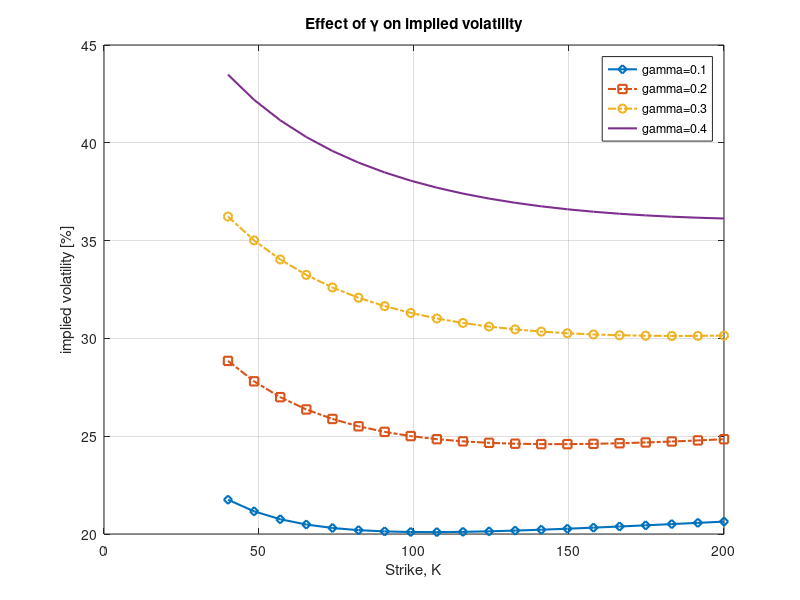
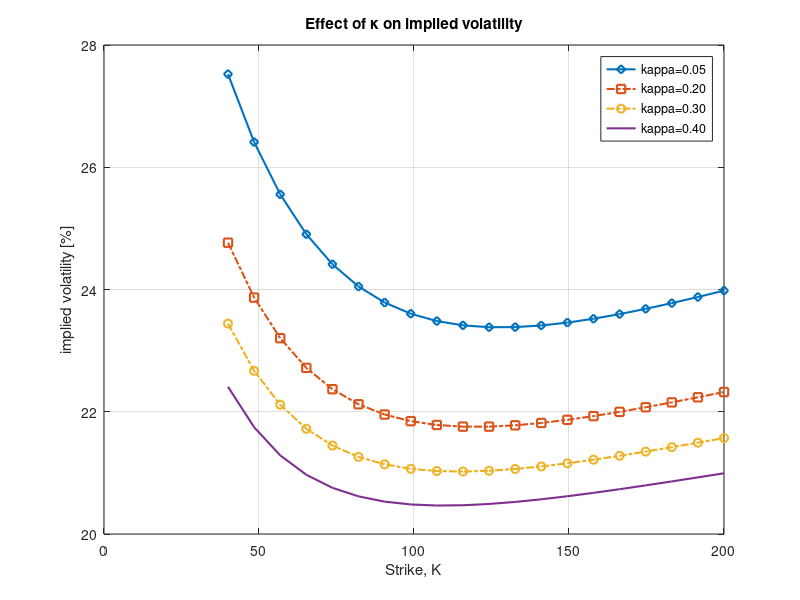
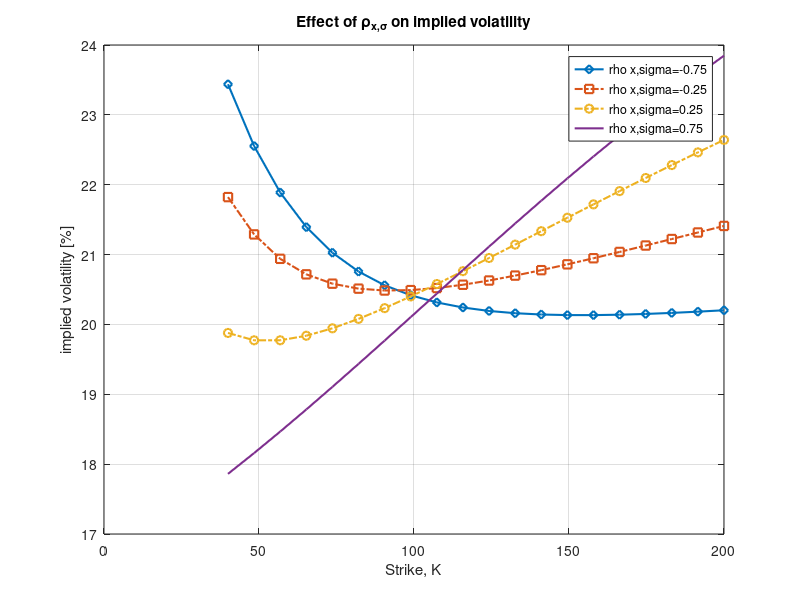
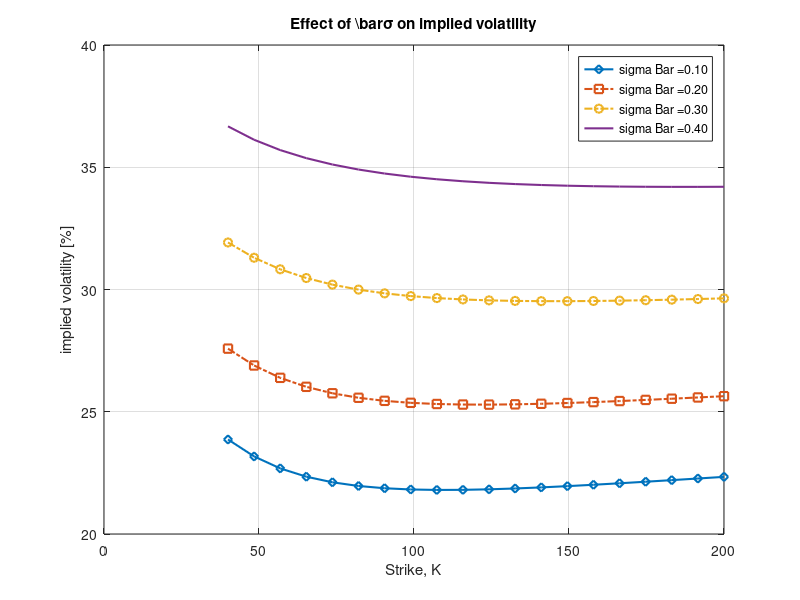

These figures' MATLAB source, in order:
function SZHW_ImpliedVolatilities
clc;clf;close all;

% HW model parameter settings

lambda = 0.425;
eta    = 0.1;
S0     = 100;
T      = 5.0;
    
% The SZHW model

sigma0  = 0.1;
gamma   = 0.11; 
Rrsigma = 0.32;
Rxsigma = -0.42;
Rxr     = 0.3;
kappa   = 0.4;
sigmabar= 0.05;

% Strike price range

K  = linspace(40,200,20)'; 
CP = 'c';

% We define a ZCB curve (obtained from the market)

P0T = @(T) exp(-0.025*T); 
frwdStock = S0 / P0T(T); 

% Settings for the COS method

N = 2000;
L = 10;

% Effect of gamma

gammaV = [0.1, 0.2, 0.3, 0.4];
ivM = zeros(length(K),length(gammaV));
argLegend = cell(4,1);
idx = 1;
for i=1:length(gammaV)
    gammaTemp = gammaV(i);

    % Compute ChF for the SZHW model

    cf = @(u)ChFSZHW(u,P0T,T,kappa, sigmabar,gammaTemp,lambda,eta,Rxsigma,Rxr,Rrsigma,sigma0);

    % The COS method

    valCOS    = CallPutOptionPriceCOSMthd_StochIR(cf,CP,S0,T,K,N,L,P0T(T));
    valCOSFrwd = valCOS / P0T(T);     
    for j = 1:length(K)
        ivM(j,i) = ImpliedVolatilityBlack76(CP,valCOSFrwd(j),K(j),T,frwdStock,0.3)*100;
    end
    argLegend{idx} = sprintf('gamma=%.1f',gammaTemp);
    idx = idx + 1;
end
MakeFigure(K, ivM,argLegend,'Effect of \gamma on implied volatility')

% Effect of kappa

kappaV = [0.05, 0.2, 0.3, 0.4];
ivM = zeros(length(K),length(kappaV));
argLegend = cell(4,1);
idx = 1;
for i=1:length(kappaV)
    kappaTemp = kappaV(i);

    % Compute ChF for the SZHW model

    cf = @(u)ChFSZHW(u,P0T,T,kappaTemp, sigmabar,gamma,lambda,eta,Rxsigma,Rxr,Rrsigma,sigma0);

    % The COS method

    valCOS    = CallPutOptionPriceCOSMthd_StochIR(cf,CP,S0,T,K,N,L,P0T(T));
    valCOSFrwd = valCOS / P0T(T);     
    for j = 1:length(K)
        ivM(j,i) = ImpliedVolatilityBlack76(CP,valCOSFrwd(j),K(j),T,frwdStock,0.3)*100;
    end
    argLegend{idx} = sprintf('kappa=%.2f',kappaTemp);
    idx = idx + 1;
end
MakeFigure(K, ivM,argLegend,'Effect of \kappa on implied volatility')

% Effect of rhoxSigma

RxsigmaV = [-0.75, -0.25, 0.25, 0.75];
ivM = zeros(length(K),length(RxsigmaV));
argLegend = cell(4,1);
idx = 1;
for i=1:length(RxsigmaV)
    RxsigmaTemp = RxsigmaV(i);

    % Compute ChF for the SZHW model

    cf = @(u)ChFSZHW(u,P0T,T,kappa,sigmabar,gamma,lambda,eta,RxsigmaTemp,Rxr,Rrsigma,sigma0);

    % The COS method

    valCOS    = CallPutOptionPriceCOSMthd_StochIR(cf,CP,S0,T,K,N,L,P0T(T));
    valCOSFrwd = valCOS / P0T(T);     
    for j = 1:length(K)
        ivM(j,i) = ImpliedVolatilityBlack76(CP,valCOSFrwd(j),K(j),T,frwdStock,0.3)*100;
    end
    argLegend{idx} = sprintf('rho x,sigma=%.2f',RxsigmaTemp);
    idx = idx + 1;
end
MakeFigure(K, ivM,argLegend,'Effect of \rho_{x,\sigma} on implied volatility')

% Effect of sigmabar

sigmaBarV = [0.1, 0.2, 0.3, 0.4];
ivM = zeros(length(K),length(sigmaBarV));
argLegend = cell(4,1);
idx = 1;
for i=1:length(sigmaBarV)
    sigmaBarTemp = sigmaBarV(i);

    % Compute ChF for the SZHW model

    cf = @(u)ChFSZHW(u,P0T,T,kappa,sigmaBarTemp,gamma,lambda,eta,Rxsigma,Rxr,Rrsigma,sigma0);

    % The COS method

    valCOS    = CallPutOptionPriceCOSMthd_StochIR(cf,CP,S0,T,K,N,L,P0T(T));
    valCOSFrwd = valCOS / P0T(T);     
    for j = 1:length(K)
        ivM(j,i) = ImpliedVolatilityBlack76(CP,valCOSFrwd(j),K(j),T,frwdStock,0.3)*100;
    end
    argLegend{idx} = sprintf('sigma Bar =%.2f',sigmaBarTemp);
    idx = idx + 1;
end
MakeFigure(K, ivM,argLegend,'Effect of \bar{\sigma} on implied volatility')



function value = ChFSZHW(u,P0T,tau,kappa, sigmabar,gamma,lambda,eta,Rxsigma,Rxr,Rrsigma,sigma0)
v_D = D(u,tau,kappa,Rxsigma,gamma);
v_E = E(u,tau,lambda,gamma,Rxsigma,Rrsigma,Rxr,eta,kappa,sigmabar);
v_A = A(u,tau,P0T,eta,lambda,Rxsigma,Rrsigma,Rxr,gamma,kappa,sigmabar);

% Initial variance 

v0     =sigma0^2;

% Characteristic function of the SZHW model

value = exp(v0*v_D + sigma0*v_E + v_A);
        
function value=C(u,tau,lambda)
    i     = complex(0,1);
    value = 1/lambda*(i*u-1).*(1-exp(-lambda*tau)); 

function value=D(u,tau,kappa,Rxsigma,gamma)
    i=complex(0,1);
    a_0=-1/2*u.*(i+u);
    a_1=2*(gamma*Rxsigma*i*u-kappa);
    a_2=2*gamma^2;
    d=sqrt(a_1.^2-4*a_0.*a_2);
    g=(-a_1-d)./(-a_1+d);    
value=(-a_1-d)./(2*a_2*(1-g.*exp(-d*tau))).*(1-exp(-d*tau));

function value=E(u,tau,lambda,gamma,Rxsigma,Rrsigma,Rxr,eta,kappa,sigmabar)
    i=complex(0,1);
    a_0=-1/2*u.*(i+u);
    a_1=2*(gamma*Rxsigma*i*u-kappa);
    a_2=2*gamma^2;
    d  =sqrt(a_1.^2-4*a_0.*a_2);
    g =(-a_1-d)./(-a_1+d);    
    
    c_1=gamma*Rxsigma*i*u-kappa-1/2*(a_1+d);
    f_1=1./c_1.*(1-exp(-c_1*tau))+1./(c_1+d).*(exp(-(c_1+d)*tau)-1);
    f_2=1./c_1.*(1-exp(-c_1*tau))+1./(c_1+lambda).*(exp(-(c_1+lambda)*tau)-1);
    f_3=(exp(-(c_1+d)*tau)-1)./(c_1+d)+(1-exp(-(c_1+d+lambda)*tau))./(c_1+d+lambda);
    f_4=1./c_1-1./(c_1+d)-1./(c_1+lambda)+1./(c_1+d+lambda);
    f_5=exp(-(c_1+d+lambda).*tau).*(exp(lambda*tau).*(1./(c_1+d)-exp(d*tau)./c_1)+exp(d*tau)./(c_1+lambda)-1./(c_1+d+lambda)); 

    I_1=kappa*sigmabar./a_2.*(-a_1-d).*f_1;
    I_2=eta*Rxr*i*u.*(i*u-1)./lambda.*(f_2+g.*f_3);
    I_3=-Rrsigma*eta*gamma./(lambda.*a_2).*(a_1+d).*(i*u-1).*(f_4+f_5);
    value=exp(c_1*tau).*1./(1-g.*exp(-d*tau)).*(I_1+I_2+I_3);
    
function value=A(u,tau,P0T,eta,lambda,Rxsigma,Rrsigma,Rxr,gamma,kappa,sigmabar)
    i=complex(0,1);
    a_0=-1/2*u.*(i+u);
    a_1=2*(gamma*Rxsigma*i*u-kappa);
    a_2=2*gamma^2;
    d  =sqrt(a_1.^2-4*a_0.*a_2);
    g =(-a_1-d)./(-a_1+d); 
    f_6=eta^2/(4*lambda^3)*(i+u).^2*(3+exp(-2*lambda*tau)-4*exp(-lambda*tau)-2*lambda*tau);
    A_1=1/4*((-a_1-d)*tau-2*log((1-g.*exp(-d*tau))./(1-g)))+f_6;
   
    % Integration within the function A(u,tau)

    value=zeros(1,length(u));   
    N=500;
    arg=linspace(0,tau,N);

    % Solve the integral for A

    for k=1:length(u)
       E_val=E(u(k),arg,lambda,gamma,Rxsigma,Rrsigma,Rxr,eta,kappa,sigmabar);
       C_val=C(u(k),arg,lambda);
       f=(kappa*sigmabar+1/2*gamma^2*E_val+gamma*eta*Rrsigma*C_val).*E_val;
       value(1,k)=trapz(arg,f);
    end
    value = value + A_1;   
    
% Correction for the interest rate term structure    

help = eta^2/(2*lambda^2)*(tau+2/lambda*(exp(-lambda*tau)-1)-1/(2*lambda)*(exp(-2*lambda*tau)-1));
correction = (i*u-1).*(log(1/P0T(tau))+help);
value = value + correction;

function cfV = ChFBSHW(u, T, P0T, lambd, eta, rho, sigma)

% Time step needed 

dt = 0.0001;

% Complex number

i = complex(0.0,1.0);
f0T = @(t)- (log(P0T(t+dt))-log(P0T(t-dt)))/(2*dt);
   
% Initial interest rate is forward rate at time t->0

r0 = f0T(0.00001);  
theta = @(t) 1.0/lambd * (f0T(t+dt)-f0T(t-dt))/(2.0*dt) + f0T(t) + eta*eta/(2.0*lambd*lambd)*(1.0-exp(-2.0*lambd*t));  
C = @(u,tau)1.0/lambd*(i*u-1.0)*(1.0-exp(-lambd*tau));
 
 % Define a grid for the numerical integration of function theta

 zGrid = linspace(0.0,T,2500);
 term1 = @(u) 0.5*sigma*sigma *i*u*(i*u-1.0)*T;
 term2 = @(u) i*u*rho*sigma*eta/lambd*(i*u-1.0)*(T+1.0/lambd *(exp(-lambd*T)-1.0));
 term3 = @(u) eta*eta/(4.0*power(lambd,3.0))*power(i+u,2.0)*(3.0+exp(-2.0*lambd*T)-4.0*exp(-lambd*T)-2.0*lambd*T);
 term4 = @(u)  lambd*trapz(zGrid,theta(T-zGrid).*C(u,zGrid));
 A= @(u) term1(u) + term2(u) + term3(u) + term4(u);
 
 % We don't include B(u)*x0 term as it is included in the COS method

 cf = @(u)exp(A(u) + C(u,T)*r0 );
 
 % Iterate over all u and collect the ChF, iteration is necessary due to the integration in term4

 cfV = zeros(1,length(u));
 idx = 1;
 for ui=u
    cfV(idx)=cf(ui);
    idx = idx +1;
 end

function value = CallPutOptionPriceCOSMthd_StochIR(cf,CP,S0,tau,K,N,L,P0T)
i = complex(0,1);

% cf   - Characteristic function, in the book denoted as \varphi
% CP   - C for call and P for put
% S0   - Initial stock price
% r    - Interest rate (constant)
% tau  - Time to maturity
% K    - Vector of strike prices
% N    - Number of expansion terms
% L    - Size of truncation domain (typ.:L=8 or L=10)  

x0 = log(S0 ./ K);   

% Truncation domain

a = 0 - L * sqrt(tau); 
b = 0 + L * sqrt(tau);

k = 0:N-1;             % Row vector, index for expansion terms
u = k * pi / (b - a);  % ChF arguments

H_k = CallPutCoefficients('P',a,b,k);
temp = (cf(u) .* H_k).';
temp(1) = 0.5 * temp(1);      % Multiply the first element by 1/2

mat = exp(i * (x0 - a) * u);  % Matrix-vector manipulations

% Final output

value = K .* real(mat * temp);

% Use the put-call parity to determine call prices (if needed)

if lower(CP) == 'c' || CP == 1
 value = value + S0 - K * P0T; 
end

% Coefficients H_k for the COS method

function H_k = CallPutCoefficients(CP,a,b,k)
 if lower(CP) == 'c' || CP == 1
  c = 0;
  d = b;
  [Chi_k,Psi_k] = Chi_Psi(a,b,c,d,k);
   if a < b && b < 0.0
   H_k = zeros([length(k),1]);
   else
   H_k = 2.0 / (b - a) * (Chi_k - Psi_k);
   end
 elseif lower(CP) == 'p' || CP == -1
  c = a;
  d = 0.0;
  [Chi_k,Psi_k]  = Chi_Psi(a,b,c,d,k);
   H_k = 2.0 / (b - a) * (- Chi_k + Psi_k);    
 end

function [chi_k,psi_k] = Chi_Psi(a,b,c,d,k)
 psi_k  = sin(k * pi * (d - a) / (b - a)) - sin(k * pi * (c - a)/(b - a));
 psi_k(2:end) = psi_k(2:end) * (b - a) ./ (k(2:end) * pi);
 psi_k(1)  = d - c;
 
 chi_k = 1.0 ./ (1.0 + (k * pi / (b - a)).^2); 
 expr1 = cos(k * pi * (d - a)/(b - a)) * exp(d)  - cos(k * pi... 
      * (c - a) / (b - a)) * exp(c);
 expr2 = k * pi / (b - a) .* sin(k * pi * ...
      (d - a) / (b - a))   - k * pi / (b - a) .* sin(k... 
      * pi * (c - a) / (b - a)) * exp(c);
 chi_k = chi_k .* (expr1 + expr2);
 
% Closed-form expression of European call/put option with Black-Scholes formula

function value=BS_Call_Option_Price(CP,S_0,K,sigma,tau,r)

% Black-Scholes call option price

d1 = (log(S_0 ./ K) + (r + 0.5 * sigma^2) * tau) / (sigma * sqrt(tau));
d2 = d1 - sigma * sqrt(tau);
if lower(CP) == 'c' || lower(CP) == 1
 value =normcdf(d1) * S_0 - normcdf(d2) .* K * exp(-r * tau);
elseif lower(CP) == 'p' || lower(CP) == -1
 value =normcdf(-d2) .* K*exp(-r*tau) - normcdf(-d1)*S_0;
end

function impliedVol = ImpliedVolatilityBlack76(CP,frwdMarketPrice,K,T,frwdStock,initialVol)
func = @(sigma) (BS_Call_Option_Price(CP,frwdStock,K,sigma,T,0.0) - frwdMarketPrice).^1.0;
impliedVol = fzero(func,initialVol);
 
function MakeFigure(X1, YMatrix1, argLegend,titleIn)

%CREATEFIGURE(X1,YMATRIX1)
%  X1:  vector of x data
%  YMATRIX1:  matrix of y data

%  Auto-generated by MATLAB on 16-Jan-2012 15:26:40

% Create figure

figure1 = figure('InvertHardcopy','off',...
 'Colormap',[0.061875 0.061875 0.061875;0.06875 0.06875 0.06875;0.075625 0.075625 0.075625;0.0825 0.0825 0.0825;0.089375 0.089375 0.089375;0.09625 0.09625 0.09625;0.103125 0.103125 0.103125;0.11 0.11 0.11;0.146875 0.146875 0.146875;0.18375 0.18375 0.18375;0.220625 0.220625 0.220625;0.2575 0.2575 0.2575;0.294375 0.294375 0.294375;0.33125 0.33125 0.33125;0.368125 0.368125 0.368125;0.405 0.405 0.405;0.441875 0.441875 0.441875;0.47875 0.47875 0.47875;0.515625 0.515625 0.515625;0.5525 0.5525 0.5525;0.589375 0.589375 0.589375;0.62625 0.62625 0.62625;0.663125 0.663125 0.663125;0.7 0.7 0.7;0.711875 0.711875 0.711875;0.72375 0.72375 0.72375;0.735625 0.735625 0.735625;0.7475 0.7475 0.7475;0.759375 0.759375 0.759375;0.77125 0.77125 0.77125;0.783125 0.783125 0.783125;0.795 0.795 0.795;0.806875 0.806875 0.806875;0.81875 0.81875 0.81875;0.830625 0.830625 0.830625;0.8425 0.8425 0.8425;0.854375 0.854375 0.854375;0.86625 0.86625 0.86625;0.878125 0.878125 0.878125;0.89 0.89 0.89;0.853125 0.853125 0.853125;0.81625 0.81625 0.81625;0.779375 0.779375 0.779375;0.7425 0.7425 0.7425;0.705625 0.705625 0.705625;0.66875 0.66875 0.66875;0.631875 0.631875 0.631875;0.595 0.595 0.595;0.558125 0.558125 0.558125;0.52125 0.52125 0.52125;0.484375 0.484375 0.484375;0.4475 0.4475 0.4475;0.410625 0.410625 0.410625;0.37375 0.37375 0.37375;0.336875 0.336875 0.336875;0.3 0.3 0.3;0.28125 0.28125 0.28125;0.2625 0.2625 0.2625;0.24375 0.24375 0.24375;0.225 0.225 0.225;0.20625 0.20625 0.20625;0.1875 0.1875 0.1875;0.16875 0.16875 0.16875;0.15 0.15 0.15],...
 'Color',[1 1 1]);

% Create axes

%axes1 = axes('Parent',figure1,'Color',[1 1 1]);
axes1 = axes('Parent',figure1);
grid on

% Uncomment the following line to preserve the X-limits of the axes
% xlim(axes1,[45 160]);
% Uncomment the following line to preserve the Y-limits of the axes
% ylim(axes1,[19 26]);
% Uncomment the following line to preserve the Z-limits of the axes
% zlim(axes1,[-1 1]);

box(axes1,'on');
hold(axes1,'all');

% Create multiple lines using matrix input to plot
% plot1 = plot(X1,YMatrix1,'Parent',axes1,'MarkerEdgeColor',[0 0 0],...
%  'LineWidth',1,...
%  'Color',[0 0 0]);

plot1 = plot(X1,YMatrix1,'Parent',axes1,...
 'LineWidth',1.5);
set(plot1(1),'Marker','diamond','DisplayName',argLegend{1});
set(plot1(2),'Marker','square','LineStyle','-.',...
 'DisplayName',argLegend{2});
set(plot1(3),'Marker','o','LineStyle','-.','DisplayName',argLegend{3});
set(plot1(4),'DisplayName',argLegend{4});

% Create xlabel

xlabel({'Strike, K'});

% Create ylabel

ylabel({'implied volatility [%]'});

% Create title

title(titleIn);

% Create legend

legend1 = legend(axes1,'show');
set(legend1,'Color',[1 1 1]);
